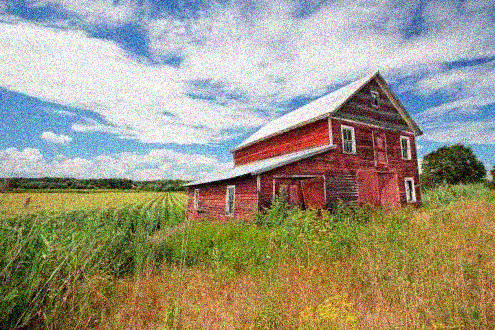
#> input picture noisy_input.png, 495 x 330 px
$ python pdhg.py   (older library calls are emulated)
#> lines starting #> are read from the running program, lines starting #| are printed output that depends on the picture
import cv2, pickle
import numpy as np
import matplotlib.cm as cm
from collections import deque
import matplotlib.pyplot as plt
from scipy.sparse import spdiags
from sklearn.decomposition import PCA
from mpl_toolkits.mplot3d import Axes3D

img = cv2.imread('noisy_input.png').astype(np.float)

rows, cols, channel = img.shape
#> rows = 330; cols = 495; channel = 3
rowcols = rows * cols
#> rowcols = 163350
W = 10.0

one_rows = np.ones((2, rows), dtype=np.float)
one_cols = np.ones((2, cols), dtype=np.float)

one_rows[1] *= -1
one_cols[1] *= -1
K1  = spdiags(one_rows, [0, 1], rows-1, rows).toarray() * W
K2  = spdiags(one_cols, [0, 1], cols-1, cols).toarray() * W

max_iters = 100000
gamma = 0.04 #
tol = 1e-7

t = 10.0 * 2 # 20, 2000
s = 0.1

u  = np.zeros(img.shape, dtype=np.float)
v1 = np.zeros(img.shape, dtype=np.float)
v2 = np.zeros(img.shape, dtype=np.float)
p1 = np.zeros([rows-1, cols, channel], dtype=np.float)
p2 = np.zeros([rows, cols-1, channel], dtype=np.float)
p  = np.zeros([2 * rows, cols, channel], dtype=np.float)

def kK(r, c):
	return (2 - np.cos(np.pi * (r - 1) / r) - np.cos(np.pi * (c - 1) / c)) / (1 - np.cos(np.pi / max(r, c)))

def apply_K(mat_u):
	p[:rows-1,    :   ] = np.tensordot(K1, mat_u, ([1], [0]))
#> p: shape (660, 495, 3) float64; every value is 0
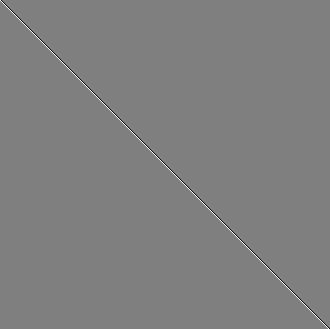
#> K1: shape (329, 330) float64; min -10, max 10, mean 0; drawn with min black and max white
	p[rows:  , :cols-1] = np.transpose(np.tensordot(mat_u, K2, ([1], [1])), (0, 2, 1))
#> mat_u: shape (330, 495, 3) float64; every value is 0
	return p
def apply_KT(mat_p1, mat_p2):
	return np.tensordot(K1, mat_p1, ([0], [0])), np.transpose(np.tensordot(mat_p2, K2, ([1], [0])), (0, 2, 1))

def primal(mat_u):
	return 0.5 * np.sum((mat_u - img) ** 2, axis=(0, 1)) + np.sum(np.abs(apply_K(mat_u)), axis=(0, 1))
def dual(mat_p1, mat_p2, kp=None):
	if kp is None:
		kp1, kp2 = apply_KT(mat_p1, mat_p2)
	else:
		kp1, kp2 = kp
	skp = kp1 + kp2
	return np.sum(0.5 * (skp ** 2) - img * skp, axis=(0, 1)), kp1, kp2


def total(mat_f):
	last, lenf = mat_f[-1], len(mat_f)
	lambdas = [(- W + last, W + last)]
	slopePoints = deque([-1, - W + last, 0, W + last, -1])

	for i in range(2, lenf):
		nega, posi = 0, 0
		value, old_lambd = - W - mat_f[-i], 0
		while True:
			slope  = slopePoints.popleft()
			try:
				lambd = slopePoints.popleft()
				value += (slope + i) * (lambd - old_lambd)
				if value >= - W:
					nega = lambd - (value + W) / (slope + i)
					if value > - W:
						slopePoints.extendleft([lambd, slope])
					slopePoints.extendleft([nega, - i])
					break
			except:
				nega = old_lambd + (- W - value) / (slope + i)
				slopePoints.extendleft([slope, nega, - i])
				break
			old_lambd = lambd
		value, old_lambd =   W - mat_f[-i], 0
		while True:
			slope  = slopePoints.pop    ()
			try:
				lambd  = slopePoints.pop    ()
				value += (slope + i) * (lambd - old_lambd)
				if value <= W:
					posi = lambd - (value - W) / (slope + i)
					if value < W:
						slopePoints.extend    ([lambd, slope])
					slopePoints.extend    ([posi, - i])
					break
			except:
				posi = old_lambd - (  W - value) / (slope + i)
				slopePoints.extend    ([slope, posi, - i])
				break
			old_lambd = lambd
		lambdas.append((nega, posi))

	mat_v = [0] * lenf
	value, old_lambd = - W - mat_f[ 0], 0
	while True:
		slope  = slopePoints.popleft()
		try:
			lambd = slopePoints.popleft()
			value += (slope + lenf) * (lambd - old_lambd)
			if value >= 0:
				mat_v[0] = lambd - value / (slope + lenf)
				break
		except:
			mat_v[0] = old_lambd - value / (slope + lenf)
			break
		old_lambd = lambd

	temp = mat_v[0]
	for i in range(1, lenf):
		nega, posi = lambdas[-i]
		mat_v[i] = (temp <= nega) * (nega - temp) + (temp >= posi) * (posi - temp) + temp
		temp = mat_v[i]
	return mat_v


def total_eye(mat_f):
	return (mat_f > 1) * (mat_f - 1) + (mat_f < -1) * (mat_f + 1)


def show(mat):
	plt.imshow(mat.astype(np.uint8)[:, :, ::-1])
	plt.show()

en_primal = primal(u)
#> en_primal = [1.96e+09, 2.15e+09, 2.25e+09]
en_dual, kp1, kp2 = dual(p1, p2)
#> in dual, `kp1, kp2 = apply_KT(mat_p1, mat_p2)`: mat_p1: shape (329, 495, 3) float64; every value is 0
#> en_dual = [0, 0, 0]
gap_zero = en_primal + en_dual
#> gap_zero = [1.96e+09, 2.15e+09, 2.25e+09]

coordis, tripoints = [], []
transformers = [PCA(n_components=i) for i in range(4)]

for it in range(max_iters):
	u_prev = u
	u = (s * u_prev + img - kp1 - kp2) / (1 + s)

	theta = 1 / np.sqrt(1 + 2 * gamma * (1 / s))
	s /= theta
	t *= theta
	u_bar = u + theta * (u - u_prev)
	# u_bar = 2 * u - u_prev

	# dual update
	u_bar_t = u_bar / t
	f1 = - kp1 - u_bar_t #
	f2 = - kp2 - u_bar_t

	for ch in range(channel): #
		for c in range(cols):
			v1[:, c, ch] = total(f1[:, c, ch])
		for r in range(rows):
#> (the run stopped early here; a loop or call above may not have finished)
